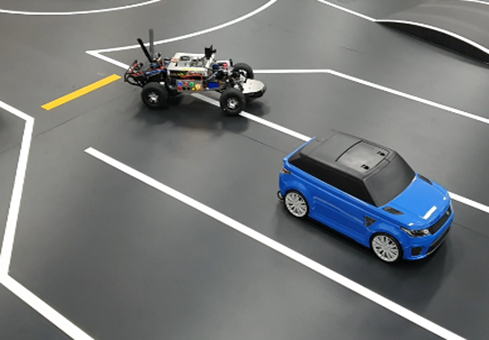
#> input picture Week_08_OpenCV/img/cars.png, 489 x 340 px
$ python hsv.py
#> lines starting #> are read from the running program, lines starting #| are printed output that depends on the picture; after the words box and inside, x2 and y2 are one past the last pixel; in counts of white or black regions, pixels touching at a corner belong together
#!/usr/bin/python3

import cv2
import numpy as np

img = cv2.imread('img/cars.png')
#> img is the input picture: shape (340, 489, 3); mean B, G, R 121.8, 120.7, 117.3
hsv = cv2.cvtColor(img, cv2.COLOR_BGR2HSV)
#> hsv: shape (340, 489, 3); mean H, S, V 55, 19.3, 125
# hsv 범위 지정
lower_white = np.array([0, 0, 150])
upper_white = np.array([179, 255, 255])
# 범위에 포함되는 픽셀들은 흰색으로, 그 외의 픽셀들은 검은색으로 이진화한 grayscale의 이미지를 만들어냄
# 색상 범위: 0 ~ 179
# 채도 범위: 0 ~ 255
# 명도 범위: 150 ~ 255
mask = cv2.inRange(hsv, lower_white, upper_white)
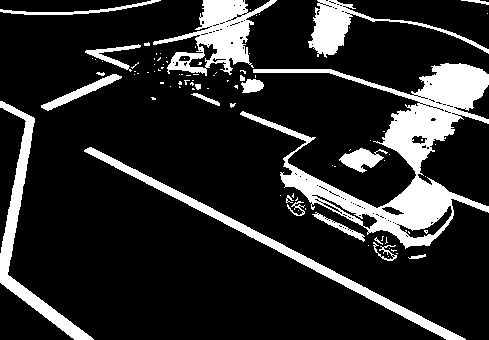
#> mask: shape (340, 489); 16.6% white; 95 white regions (74 under 20 px), largest, box (x1, y1, x2, y2) and area: (240, 63, 489, 249) 12015, (153, 0, 277, 76) 3560, (84, 147, 466, 340) 3374
cv2.imshow('line', mask)
cv2.waitKey(0)
cv2.imwrite('img/hsv_result.png', mask)

$ run again, with Week_08_OpenCV/img/dog.jpeg saved as Week_08_OpenCV/img/cars.png
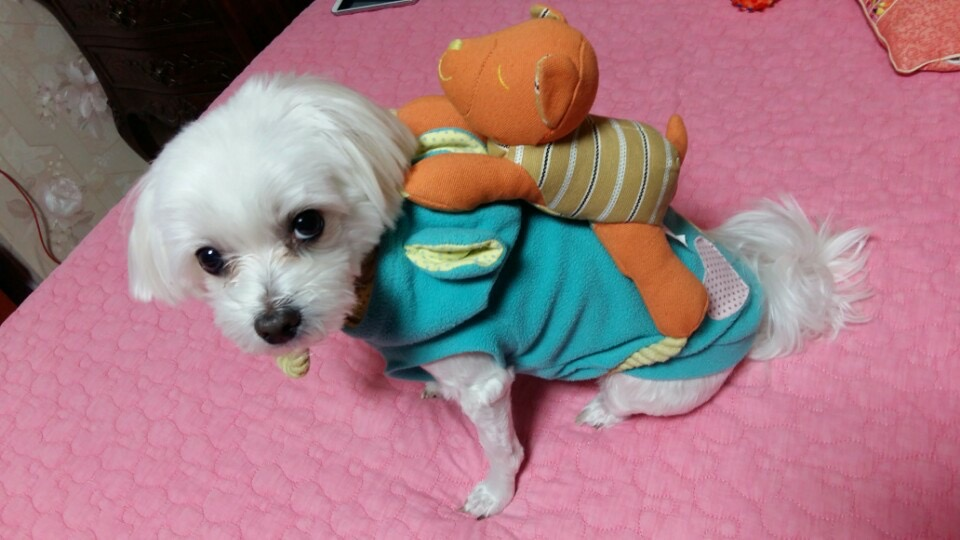
#> input picture Week_08_OpenCV/img/dog.jpeg, 960 x 540 px
#> img is the input picture: shape (540, 960, 3); mean B, G, R 131.7, 122.6, 163.1
#> hsv: shape (540, 960, 3); mean H, S, V 118.4, 100.4, 172.5
#> `mask = cv2.inRange(hsv, lower_white, upper_white)`:
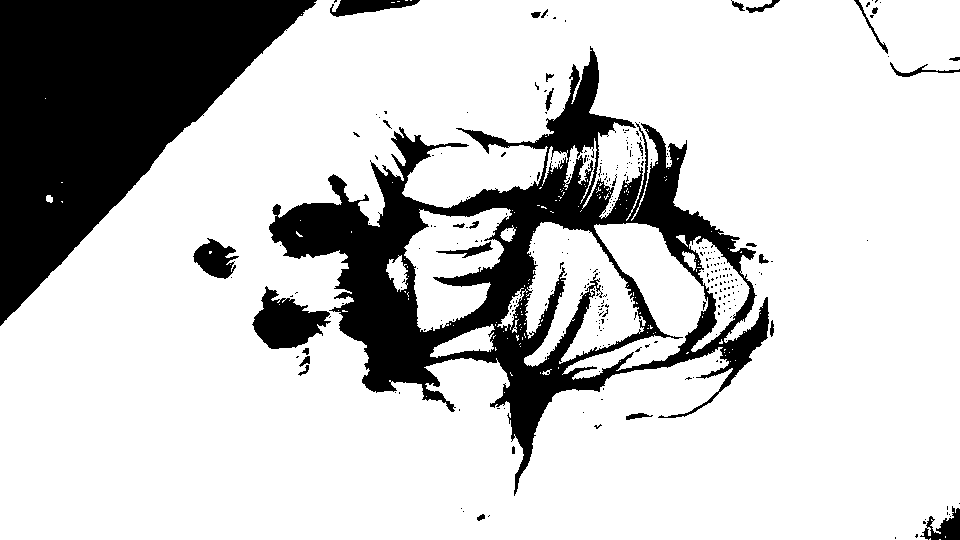
#> mask: shape (540, 960); 78.4% white; 303 black regions (272 under 20 px), largest, box (x1, y1, x2, y2) and area: (269, 46, 769, 496) 53113, (0, 0, 317, 326) 50867, (252, 286, 331, 349) 2748
